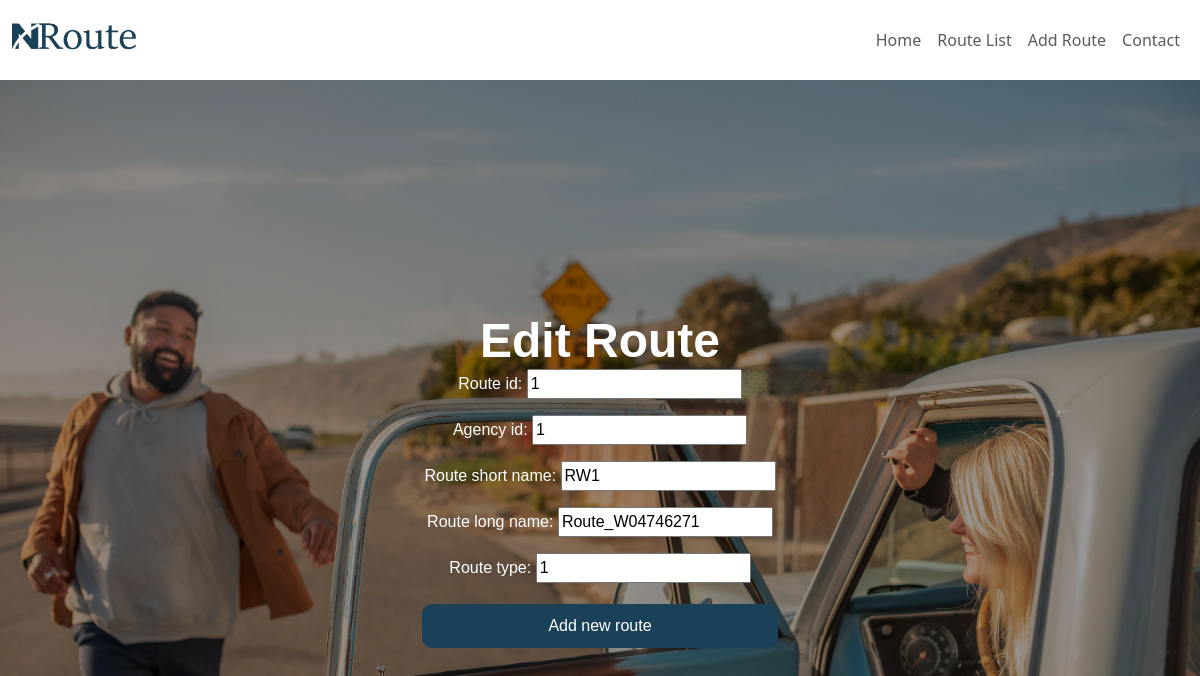
/routes/1/edit/, run on the app's committed database.
### rideshareapp/models.py (models this page shows, shortened)
class Route(models.Model):
    route_id = models.CharField(max_length=10, primary_key=True, unique=True)
    agency_id = models.CharField(max_length=10)
    route_short_name = models.CharField(max_length=10)
    route_long_name = models.CharField(max_length=100)
    route_type = models.IntegerField()

### rideshareapp/views.py (the view)
# urls.py: path('routes/<str:pk>/edit/', views.route_update, name='route_update'),
def route_update(request, pk):
    route = get_object_or_404(Route, pk=pk)
    if request.method == 'POST':
        form = RouteForm(request.POST, instance=route)
        if form.is_valid():
            form.save()
            return redirect('route_list')
    else:
        form = RouteForm(instance=route)
    return render(request, 'routes/route_form.html', {'form': form})

### rideshareapp/forms.py
class RouteForm(forms.ModelForm):
    class Meta:
        model = Route
        fields = ['route_id', 'agency_id', 'route_short_name', 'route_long_name', 'route_type']

### rideshareapp/templates/routes/route_form.html (shortened to what this page needs)
{% extends 'base.html' %}
{% block content %}
  <section id="addform">
    <div class="container" id="hero-content_addform">
      <h4 class="hero-title_addform">{{ form.instance.pk|yesno:"Edit Route,New Route" }}</h4>
      <form method="post">
        {{ form.as_p }}
        <div class="row">
          <div class="col-4"></div>
          <div class="col-4"><button type="submit" class="add_new_route">Add new route</button><div>
      </form>
  </div>
  </section>
{% endblock %}

### static/css/style.css (style rules this page uses)
#addform { position: relative; width: 100vw; height: 100vh; display: flex; justify-content: center; align-items: center; }
#addform::before { content: ""; position: absolute; top: 0; left: 0; width: 100%; height: 100%; background-image: url('/static/images/travel.jpg'); background-repeat: no-repeat; background-size: cover; background-position: center center; filter: brightness(60%); }
#hero-content_addform { position: relative; font-family: "Monserrat", sans-serif; color: white; text-align: center; margin: 0.625rem; align-items: center; }
.hero-title_addform { font-size: 3rem; font-weight: 600; margin-bottom: 0; justify-items: start; }
.add_new_route { border-radius: 10px; border: none; padding: 10px; font-family: "Monserrat", sans-serif; display: inline-block; margin-top: 0.3rem; font-size: 1rem; width: 100%; color: white; background-color: #1B4159; }

### data on the page
Route: instance.pk "Edit Route", route_id "1", agency_id "1", route_short_name "RW1", route_long_name "Route_W04746271", route_type "1"
